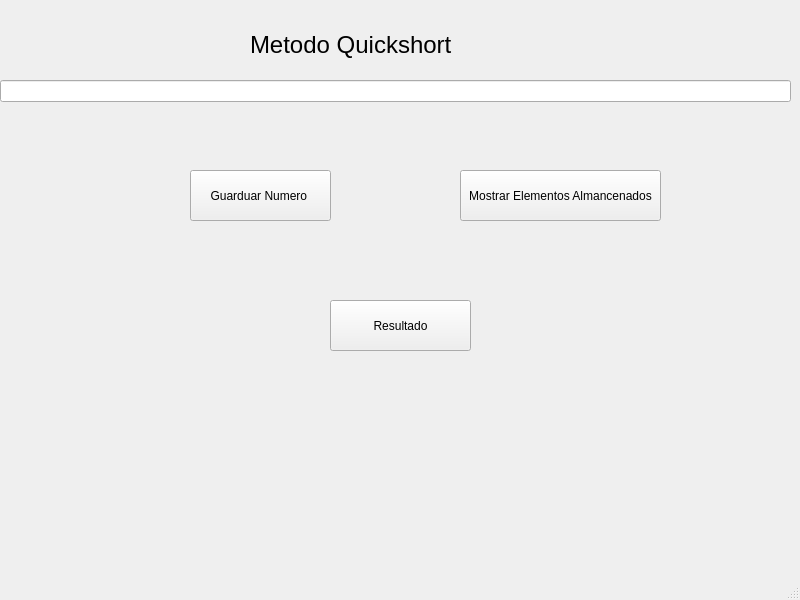
<?xml version="1.0" encoding="UTF-8"?>
<ui version="4.0">
 <class>MainWindow</class>
 <widget class="QMainWindow" name="MainWindow">
  <property name="geometry">
   <rect>
    <x>0</x>
    <y>0</y>
    <width>800</width>
    <height>600</height>
   </rect>
  </property>
  <property name="windowTitle">
   <string>MainWindow</string>
  </property>
  <widget class="QWidget" name="centralwidget">
   <widget class="QLabel" name="label">
    <property name="geometry">
     <rect>
      <x>250</x>
      <y>10</y>
      <width>621</width>
      <height>71</height>
     </rect>
    </property>
    <property name="text">
     <string>&lt;html&gt;&lt;head/&gt;&lt;body&gt;&lt;p&gt;&lt;span style=&quot; font-size:18pt;&quot;&gt;Metodo Quickshort&lt;/span&gt;&lt;/p&gt;&lt;/body&gt;&lt;/html&gt;</string>
    </property>
   </widget>
   <widget class="QPushButton" name="Guardar">
    <property name="geometry">
     <rect>
      <x>190</x>
      <y>170</y>
      <width>141</width>
      <height>51</height>
     </rect>
    </property>
    <property name="text">
     <string>Guarduar Numero </string>
    </property>
   </widget>
   <widget class="QPushButton" name="Resultado">
    <property name="geometry">
     <rect>
      <x>330</x>
      <y>300</y>
      <width>141</width>
      <height>51</height>
     </rect>
    </property>
    <property name="text">
     <string>Resultado</string>
    </property>
   </widget>
   <widget class="QPushButton" name="pushButton_Ele">
    <property name="geometry">
     <rect>
      <x>460</x>
      <y>170</y>
      <width>201</width>
      <height>51</height>
     </rect>
    </property>
    <property name="text">
     <string>Mostrar Elementos Almancenados</string>
    </property>
   </widget>
   <widget class="QLineEdit" name="lineEdit">
    <property name="geometry">
     <rect>
      <x>0</x>
      <y>80</y>
      <width>791</width>
      <height>22</height>
     </rect>
    </property>
    <property name="text">
     <string/>
    </property>
   </widget>
  </widget>
  <widget class="QStatusBar" name="statusbar"/>
 </widget>
 <resources/>
 <connections/>
</ui>
